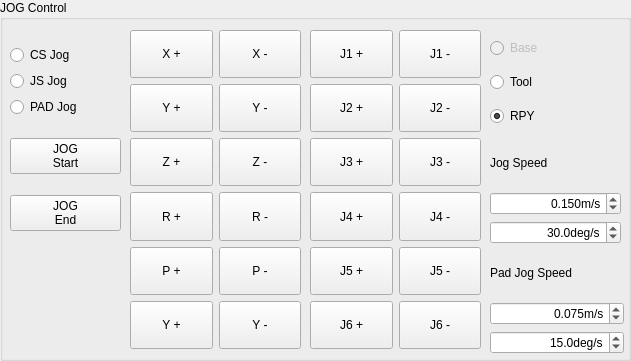
     <widget class="QGroupBox" name="groupBox_24">
      <property name="geometry">
       <rect>
        <x>10</x>
        <y>490</y>
        <width>631</width>
        <height>361</height>
       </rect>
      </property>
      <property name="title">
       <string>JOG Control</string>
      </property>
      <widget class="QWidget" name="layoutWidget_3">
       <property name="geometry">
        <rect>
         <x>490</x>
         <y>140</y>
         <width>131</width>
         <height>104</height>
        </rect>
       </property>
       <layout class="QVBoxLayout" name="verticalLayout_26">
        <item>
         <widget class="QLabel" name="label_24">
          <property name="text">
           <string>Jog Speed</string>
          </property>
         </widget>
        </item>
        <item>
         <widget class="QDoubleSpinBox" name="doubleSpinBox_JogSpeed_trans">
          <property name="minimumSize">
           <size>
            <width>100</width>
            <height>0</height>
           </size>
          </property>
          <property name="alignment">
           <set>Qt::AlignRight|Qt::AlignTrailing|Qt::AlignVCenter</set>
          </property>
          <property name="suffix">
           <string>m/s</string>
          </property>
          <property name="decimals">
           <number>3</number>
          </property>
          <property name="maximum">
           <double>1.000000000000000</double>
          </property>
          <property name="singleStep">
           <double>0.100000000000000</double>
          </property>
          <property name="value">
           <double>0.150000000000000</double>
          </property>
         </widget>
        </item>
        <item>
         <widget class="QDoubleSpinBox" name="doubleSpinBox_JogSpeed_ori">
          <property name="minimumSize">
           <size>
            <width>100</width>
            <height>0</height>
           </size>
          </property>
          <property name="alignment">
           <set>Qt::AlignRight|Qt::AlignTrailing|Qt::AlignVCenter</set>
          </property>
          <property name="suffix">
           <string>deg/s</string>
          </property>
          <property name="decimals">
           <number>1</number>
          </property>
          <property name="maximum">
           <double>90.000000000000000</double>
          </property>
          <property name="singleStep">
           <double>5.000000000000000</double>
          </property>
          <property name="value">
           <double>30.000000000000000</double>
          </property>
         </widget>
        </item>
       </layout>
      </widget>
      <widget class="QWidget" name="layoutWidget_5">
       <property name="geometry">
        <rect>
         <x>10</x>
         <y>30</y>
         <width>111</width>
         <height>216</height>
        </rect>
       </property>
       <layout class="QVBoxLayout" name="verticalLayout_25">
        <item>
         <layout class="QVBoxLayout" name="verticalLayout_24">
          <item>
           <widget class="QRadioButton" name="radioButton_CSJog">
            <property name="text">
             <string>CS Jog</string>
            </property>
           </widget>
          </item>
          <item>
           <widget class="QRadioButton" name="radioButton_JSJog">
            <property name="text">
             <string>JS Jog</string>
            </property>
           </widget>
          </item>
          <item>
           <widget class="QRadioButton" name="radioButton_jog_pad">
            <property name="text">
             <string>PAD Jog</string>
            </property>
           </widget>
          </item>
         </layout>
        </item>
        <item>
         <widget class="QPushButton" name="pushButton_robotAJogSelect">
          <property name="sizePolicy">
           <sizepolicy hsizetype="Preferred" vsizetype="Fixed">
            <horstretch>0</horstretch>
            <verstretch>0</verstretch>
           </sizepolicy>
          </property>
          <property name="text">
           <string>JOG
Start</string>
          </property>
         </widget>
        </item>
        <item>
         <widget class="QPushButton" name="pushButton_jogModeEnd">
          <property name="sizePolicy">
           <sizepolicy hsizetype="Preferred" vsizetype="Fixed">
            <horstretch>0</horstretch>
            <verstretch>0</verstretch>
           </sizepolicy>
          </property>
          <property name="text">
           <string>JOG
End</string>
          </property>
         </widget>
        </item>
       </layout>
      </widget>
      <widget class="QWidget" name="layoutWidget_29">
       <property name="geometry">
        <rect>
         <x>490</x>
         <y>30</y>
         <width>131</width>
         <height>104</height>
        </rect>
       </property>
       <layout class="QVBoxLayout" name="verticalLayout_43">
        <item>
         <widget class="QRadioButton" name="radioButton_rotationBaseFrame">
          <property name="enabled">
           <bool>false</bool>
          </property>
          <property name="text">
           <string>Base</string>
          </property>
          <property name="checked">
           <bool>false</bool>
          </property>
         </widget>
        </item>
        <item>
         <widget class="QRadioButton" name="radioButton_rotationToolFrame">
          <property name="text">
           <string>Tool</string>
          </property>
         </widget>
        </item>
        <item>
         <widget class="QRadioButton" name="radioButton_rotationRPY">
          <property name="text">
           <string>RPY</string>
          </property>
          <property name="checked">
           <bool>true</bool>
          </property>
         </widget>
        </item>
       </layout>
      </widget>
      <widget class="QWidget" name="layoutWidget_9">
       <property name="geometry">
        <rect>
         <x>490</x>
         <y>250</y>
         <width>134</width>
         <height>104</height>
        </rect>
       </property>
       <layout class="QVBoxLayout" name="verticalLayout_27">
        <item>
         <widget class="QLabel" name="label_25">
          <property name="text">
           <string>Pad Jog Speed</string>
          </property>
         </widget>
        </item>
        <item>
         <widget class="QDoubleSpinBox" name="doubleSpinBox_jog_xpad_xd">
          <property name="minimumSize">
           <size>
            <width>100</width>
            <height>0</height>
           </size>
          </property>
          <property name="alignment">
           <set>Qt::AlignRight|Qt::AlignTrailing|Qt::AlignVCenter</set>
          </property>
          <property name="suffix">
           <string>m/s</string>
          </property>
          <property name="decimals">
           <number>3</number>
          </property>
          <property name="maximum">
           <double>1.000000000000000</double>
          </property>
          <property name="singleStep">
           <double>0.100000000000000</double>
          </property>
          <property name="value">
           <double>0.075000000000000</double>
          </property>
         </widget>
        </item>
        <item>
         <widget class="QDoubleSpinBox" name="doubleSpinBox_jog_xpad_qd">
          <property name="minimumSize">
           <size>
            <width>100</width>
            <height>0</height>
           </size>
          </property>
          <property name="alignment">
           <set>Qt::AlignRight|Qt::AlignTrailing|Qt::AlignVCenter</set>
          </property>
          <property name="suffix">
           <string>deg/s</string>
          </property>
          <property name="decimals">
           <number>1</number>
          </property>
          <property name="maximum">
           <double>90.000000000000000</double>
          </property>
          <property name="singleStep">
           <double>5.000000000000000</double>
          </property>
          <property name="value">
           <double>15.000000000000000</double>
          </property>
         </widget>
        </item>
       </layout>
      </widget>
      <widget class="QWidget" name="layoutWidget">
       <property name="geometry">
        <rect>
         <x>130</x>
         <y>30</y>
         <width>171</width>
         <height>319</height>
        </rect>
       </property>
       <layout class="QGridLayout" name="gridLayout_14">
        <item row="5" column="1">
         <widget class="QPushButton" name="pushButton_jog_x6_minus">
          <property name="sizePolicy">
           <sizepolicy hsizetype="Expanding" vsizetype="Expanding">
            <horstretch>0</horstretch>
            <verstretch>0</verstretch>
           </sizepolicy>
          </property>
          <property name="minimumSize">
           <size>
            <width>0</width>
            <height>25</height>
           </size>
          </property>
          <property name="text">
           <string>Y -</string>
          </property>
         </widget>
        </item>
        <item row="1" column="0">
         <widget class="QPushButton" name="pushButton_jog_x2_plus">
          <property name="sizePolicy">
           <sizepolicy hsizetype="Expanding" vsizetype="Expanding">
            <horstretch>0</horstretch>
            <verstretch>0</verstretch>
           </sizepolicy>
          </property>
          <property name="minimumSize">
           <size>
            <width>0</width>
            <height>25</height>
           </size>
          </property>
          <property name="text">
           <string>Y +</string>
          </property>
         </widget>
        </item>
        <item row="0" column="1">
         <widget class="QPushButton" name="pushButton_jog_x1_minus">
          <property name="enabled">
           <bool>true</bool>
          </property>
          <property name="sizePolicy">
           <sizepolicy hsizetype="Expanding" vsizetype="Expanding">
            <horstretch>0</horstretch>
            <verstretch>0</verstretch>
           </sizepolicy>
          </property>
          <property name="minimumSize">
           <size>
            <width>0</width>
            <height>25</height>
           </size>
          </property>
          <property name="text">
           <string>X -</string>
          </property>
         </widget>
        </item>
        <item row="2" column="0">
         <widget class="QPushButton" name="pushButton_jog_x3_plus">
          <property name="sizePolicy">
           <sizepolicy hsizetype="Expanding" vsizetype="Expanding">
            <horstretch>0</horstretch>
            <verstretch>0</verstretch>
           </sizepolicy>
          </property>
          <property name="minimumSize">
           <size>
            <width>0</width>
            <height>25</height>
           </size>
          </property>
          <property name="text">
           <string>Z +</string>
          </property>
         </widget>
        </item>
        <item row="3" column="0">
         <widget class="QPushButton" name="pushButton_jog_x4_plus">
          <property name="sizePolicy">
           <sizepolicy hsizetype="Expanding" vsizetype="Expanding">
            <horstretch>0</horstretch>
            <verstretch>0</verstretch>
           </sizepolicy>
          </property>
          <property name="minimumSize">
           <size>
            <width>0</width>
            <height>25</height>
           </size>
          </property>
          <property name="text">
           <string>R +</string>
          </property>
         </widget>
        </item>
        <item row="1" column="1">
         <widget class="QPushButton" name="pushButton_jog_x2_minus">
          <property name="enabled">
           <bool>true</bool>
          </property>
          <property name="sizePolicy">
           <sizepolicy hsizetype="Expanding" vsizetype="Expanding">
            <horstretch>0</horstretch>
            <verstretch>0</verstretch>
           </sizepolicy>
          </property>
          <property name="minimumSize">
           <size>
            <width>0</width>
            <height>25</height>
           </size>
          </property>
          <property name="autoFillBackground">
           <bool>false</bool>
          </property>
          <property name="text">
           <string>Y -</string>
          </property>
         </widget>
        </item>
        <item row="2" column="1">
         <widget class="QPushButton" name="pushButton_jog_x3_minus">
          <property name="enabled">
           <bool>true</bool>
          </property>
          <property name="sizePolicy">
           <sizepolicy hsizetype="Expanding" vsizetype="Expanding">
            <horstretch>0</horstretch>
            <verstretch>0</verstretch>
           </sizepolicy>
          </property>
          <property name="minimumSize">
           <size>
            <width>0</width>
            <height>25</height>
           </size>
          </property>
          <property name="text">
           <string>Z -</string>
          </property>
         </widget>
        </item>
        <item row="4" column="0">
         <widget class="QPushButton" name="pushButton_jog_x5_plus">
          <property name="sizePolicy">
           <sizepolicy hsizetype="Expanding" vsizetype="Expanding">
            <horstretch>0</horstretch>
            <verstretch>0</verstretch>
           </sizepolicy>
          </property>
          <property name="minimumSize">
           <size>
            <width>0</width>
            <height>25</height>
           </size>
          </property>
          <property name="text">
           <string>P +</string>
          </property>
         </widget>
        </item>
        <item row="5" column="0">
         <widget class="QPushButton" name="pushButton_jog_x6_plus">
          <property name="sizePolicy">
           <sizepolicy hsizetype="Expanding" vsizetype="Expanding">
            <horstretch>0</horstretch>
            <verstretch>0</verstretch>
           </sizepolicy>
          </property>
          <property name="minimumSize">
           <size>
            <width>0</width>
            <height>25</height>
           </size>
          </property>
          <property name="text">
           <string>Y +</string>
          </property>
         </widget>
        </item>
        <item row="4" column="1">
         <widget class="QPushButton" name="pushButton_jog_x5_minus">
          <property name="sizePolicy">
           <sizepolicy hsizetype="Expanding" vsizetype="Expanding">
            <horstretch>0</horstretch>
            <verstretch>0</verstretch>
           </sizepolicy>
          </property>
          <property name="minimumSize">
           <size>
            <width>0</width>
            <height>25</height>
           </size>
          </property>
          <property name="text">
           <string>P -</string>
          </property>
         </widget>
        </item>
        <item row="3" column="1">
         <widget class="QPushButton" name="pushButton_jog_x4_minus">
          <property name="enabled">
           <bool>true</bool>
          </property>
          <property name="sizePolicy">
           <sizepolicy hsizetype="Expanding" vsizetype="Expanding">
            <horstretch>0</horstretch>
            <verstretch>0</verstretch>
           </sizepolicy>
          </property>
          <property name="minimumSize">
           <size>
            <width>0</width>
            <height>25</height>
           </size>
          </property>
          <property name="text">
           <string>R -</string>
          </property>
         </widget>
        </item>
        <item row="0" column="0">
         <widget class="QPushButton" name="pushButton_jog_x1_plus">
          <property name="sizePolicy">
           <sizepolicy hsizetype="Expanding" vsizetype="Expanding">
            <horstretch>0</horstretch>
            <verstretch>0</verstretch>
           </sizepolicy>
          </property>
          <property name="minimumSize">
           <size>
            <width>0</width>
            <height>25</height>
           </size>
          </property>
          <property name="layoutDirection">
           <enum>Qt::LeftToRight</enum>
          </property>
          <property name="text">
           <string>X +</string>
          </property>
          <property name="autoDefault">
           <bool>false</bool>
          </property>
         </widget>
        </item>
       </layout>
      </widget>
      <widget class="QWidget" name="layoutWidget">
       <property name="geometry">
        <rect>
         <x>310</x>
         <y>30</y>
         <width>171</width>
         <height>319</height>
        </rect>
       </property>
       <layout class="QGridLayout" name="gridLayout_15">
        <item row="3" column="0">
         <widget class="QPushButton" name="pushButton_jog_j4_plus">
          <property name="sizePolicy">
           <sizepolicy hsizetype="Expanding" vsizetype="Expanding">
            <horstretch>0</horstretch>
            <verstretch>0</verstretch>
           </sizepolicy>
          </property>
          <property name="text">
           <string>J4 +</string>
          </property>
         </widget>
        </item>
        <item row="5" column="1">
         <widget class="QPushButton" name="pushButton_jog_j6_minus">
          <property name="sizePolicy">
           <sizepolicy hsizetype="Expanding" vsizetype="Expanding">
            <horstretch>0</horstretch>
            <verstretch>0</verstretch>
           </sizepolicy>
          </property>
          <property name="text">
           <string>J6 -</string>
          </property>
         </widget>
        </item>
        <item row="2" column="1">
         <widget class="QPushButton" name="pushButton_jog_j3_minus">
          <property name="enabled">
           <bool>true</bool>
          </property>
          <property name="sizePolicy">
           <sizepolicy hsizetype="Expanding" vsizetype="Expanding">
            <horstretch>0</horstretch>
            <verstretch>0</verstretch>
           </sizepolicy>
          </property>
          <property name="text">
           <string>J3 -</string>
          </property>
         </widget>
        </item>
        <item row="1" column="1">
         <widget class="QPushButton" name="pushButton_jog_j2_minus">
          <property name="enabled">
           <bool>true</bool>
          </property>
          <property name="sizePolicy">
           <sizepolicy hsizetype="Expanding" vsizetype="Expanding">
            <horstretch>0</horstretch>
            <verstretch>0</verstretch>
           </sizepolicy>
          </property>
          <property name="autoFillBackground">
           <bool>false</bool>
          </property>
          <property name="text">
           <string>J2 -</string>
          </property>
         </widget>
        </item>
        <item row="4" column="0">
         <widget class="QPushButton" name="pushButton_jog_j5_plus">
          <property name="sizePolicy">
           <sizepolicy hsizetype="Expanding" vsizetype="Expanding">
            <horstretch>0</horstretch>
            <verstretch>0</verstretch>
           </sizepolicy>
          </property>
          <property name="text">
           <string>J5 +</string>
          </property>
         </widget>
        </item>
        <item row="0" column="0">
         <widget class="QPushButton" name="pushButton_jog_j1_plus">
          <property name="sizePolicy">
           <sizepolicy hsizetype="Expanding" vsizetype="Expanding">
            <horstretch>0</horstretch>
            <verstretch>0</verstretch>
           </sizepolicy>
          </property>
          <property name="layoutDirection">
           <enum>Qt::LeftToRight</enum>
          </property>
          <property name="text">
           <string>J1 +</string>
          </property>
          <property name="autoDefault">
           <bool>false</bool>
          </property>
         </widget>
        </item>
        <item row="0" column="1">
         <widget class="QPushButton" name="pushButton_jog_j1_minus">
          <property name="sizePolicy">
           <sizepolicy hsizetype="Expanding" vsizetype="Expanding">
            <horstretch>0</horstretch>
            <verstretch>0</verstretch>
           </sizepolicy>
          </property>
          <property name="text">
           <string>J1 -</string>
          </property>
         </widget>
        </item>
        <item row="3" column="1">
         <widget class="QPushButton" name="pushButton_jog_j4_minus">
          <property name="enabled">
           <bool>true</bool>
          </property>
          <property name="sizePolicy">
           <sizepolicy hsizetype="Expanding" vsizetype="Expanding">
            <horstretch>0</horstretch>
            <verstretch>0</verstretch>
           </sizepolicy>
          </property>
          <property name="text">
           <string>J4 -</string>
          </property>
         </widget>
        </item>
        <item row="5" column="0">
         <widget class="QPushButton" name="pushButton_jog_j6_plus">
          <property name="sizePolicy">
           <sizepolicy hsizetype="Expanding" vsizetype="Expanding">
            <horstretch>0</horstretch>
            <verstretch>0</verstretch>
           </sizepolicy>
          </property>
          <property name="text">
           <string>J6 +</string>
          </property>
         </widget>
        </item>
        <item row="2" column="0">
         <widget class="QPushButton" name="pushButton_jog_j3_plus">
          <property name="sizePolicy">
           <sizepolicy hsizetype="Expanding" vsizetype="Expanding">
            <horstretch>0</horstretch>
            <verstretch>0</verstretch>
           </sizepolicy>
          </property>
          <property name="text">
           <string>J3 +</string>
          </property>
         </widget>
        </item>
        <item row="4" column="1">
         <widget class="QPushButton" name="pushButton_jog_j5_minus">
          <property name="sizePolicy">
           <sizepolicy hsizetype="Expanding" vsizetype="Expanding">
            <horstretch>0</horstretch>
            <verstretch>0</verstretch>
           </sizepolicy>
          </property>
          <property name="text">
           <string>J5 -</string>
          </property>
         </widget>
        </item>
        <item row="1" column="0">
         <widget class="QPushButton" name="pushButton_jog_j2_plus">
          <property name="sizePolicy">
           <sizepolicy hsizetype="Expanding" vsizetype="Expanding">
            <horstretch>0</horstretch>
            <verstretch>0</verstretch>
           </sizepolicy>
          </property>
          <property name="text">
           <string>J2 +</string>
          </property>
         </widget>
        </item>
       </layout>
      </widget>
     </widget>
